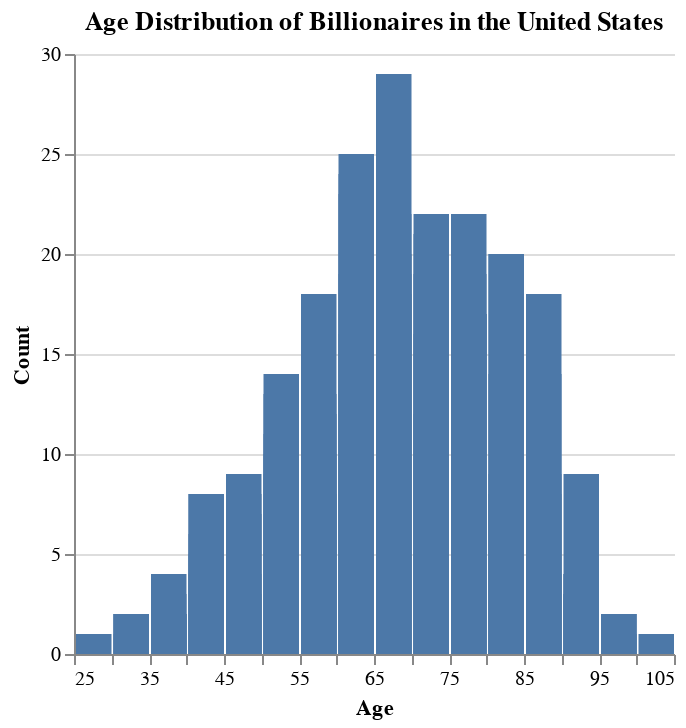

The cell this chart's notebook holds for it:
### Code cell
age_distribution = alt.Chart(country_data).mark_bar().encode(
    x=alt.X('age:Q', bin=alt.Bin(maxbins=20), title='Age'),
    y=alt.Y('count():Q', title='Count'), 
    tooltip=['age:Q', 'count():Q']  
).properties(
    title='Age Distribution of Billionaires in the United States' 
).configure_view(
    stroke=None
)
age_distribution.show()

### Figure 1 — Vega-Lite specification as saved in the notebook (floating-point values rounded to 4 significant figures; data arrays with more than 128 entries replaced by an {"elided": "..."} marker saying what was removed)
{"config": {"view": {"continuousWidth": 300, "continuousHeight": 300, "stroke": null}}, "data": {"name": "data-1a6b91d4da1f3ed185321cfc8bad288e"}, "mark": {"type": "bar"}, "encoding": {"tooltip": [{"field": "age", "type": "quantitative"}, {"aggregate": "count", "type": "quantitative"}], "x": {"bin": {"maxbins": 20}, "field": "age", "title": "Age", "type": "quantitative"}, "y": {"aggregate": "count", "title": "Count", "type": "quantitative"}}, "title": "Age Distribution of Billionaires in the United States", "$schema": "https://vega.github.io/schema/vega-lite/v5.20.1.json", "datasets": {"data-1a6b91d4da1f3ed185321cfc8bad288e": {"elided": "754 records"}}}
